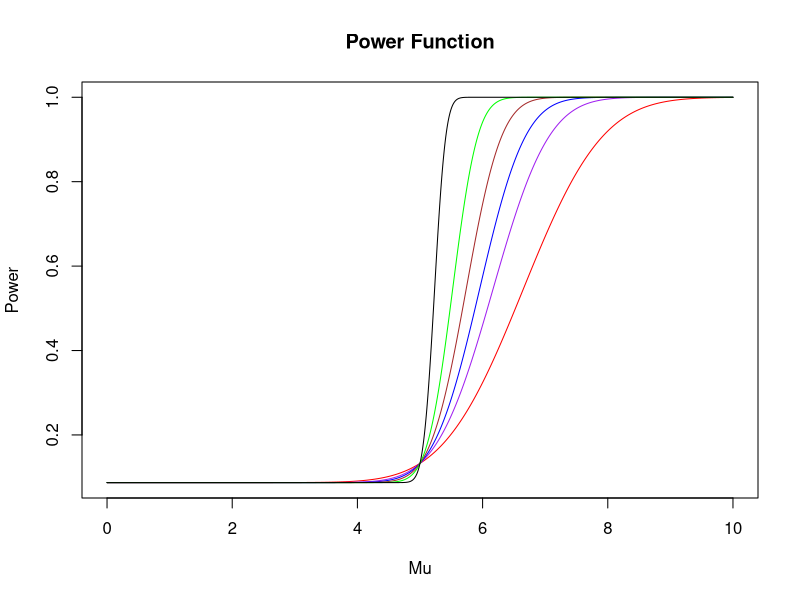
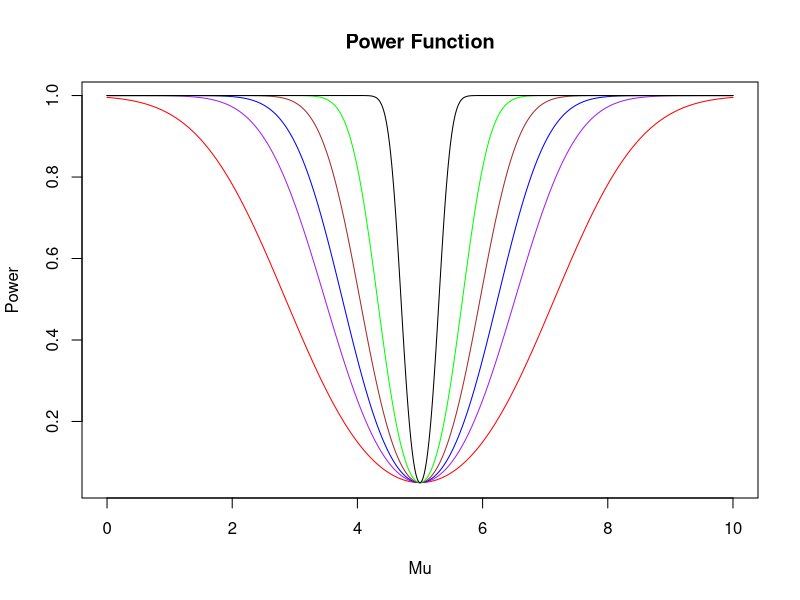
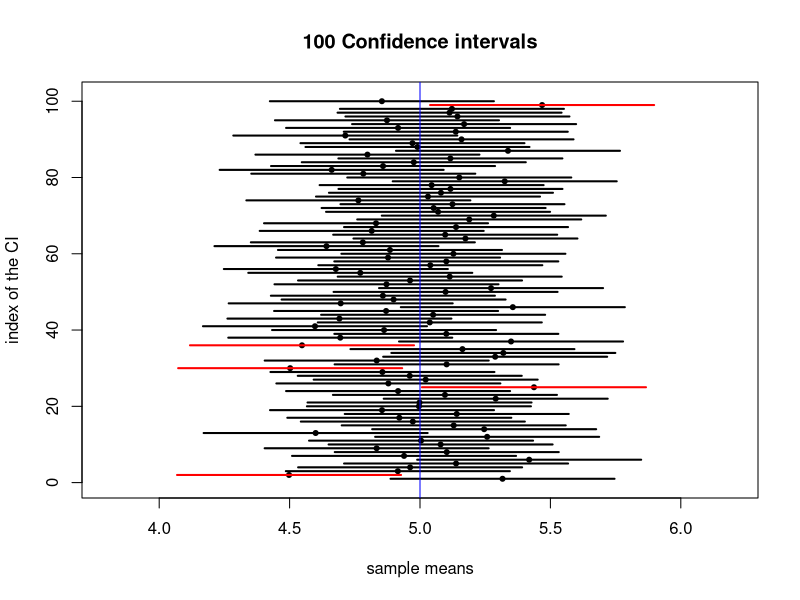
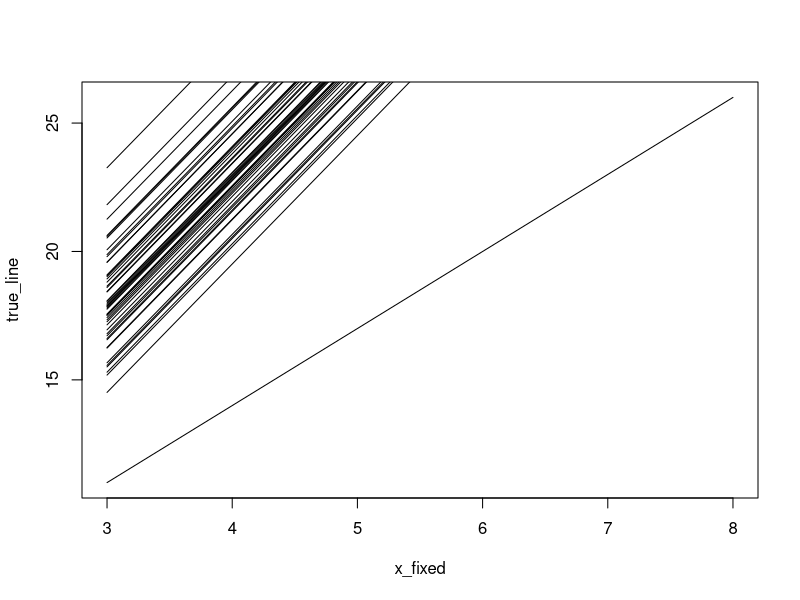

Write the R code that produced these figures, in order.
## ---- chunk 1
power_1 <- function(n, x){
  sigma = sqrt(1.2)
  mu_0 <- 5
  alpha <- 0.05
  zalpha <- qnorm(p=alpha, lower.tail=FALSE)
  return (1 - pnorm(zalpha + sqrt(n)*(mu_0 - x))*1/sigma)
}
## ---- chunk 2
x <-seq(from = 0, to = 10, length.out = 10000)
plot(x, power_1(1,x), type="l", col="red", xlab="Mu", ylab="Power", 
     main="Power Function")
lines(x, power_1(2,x), col="purple")
lines(x, power_1(3,x), col="blue")
lines(x, power_1(5,x), col="brown")
lines(x, power_1(10,x), col="green")
lines(x, power_1(50,x), col="black")
## ---- chunk 3
power_2 <- function(n, x){
  sigma = sqrt(1.2)
  mu_0 <- 5
  alpha <- 0.05
  zalpha2 <- qnorm(p=alpha/2, lower.tail=FALSE) 
  pos <- pnorm(zalpha2 + sqrt(n)*(mu_0 - x)*(1/sigma))
  neg <- pnorm(-zalpha2 + sqrt(n)*(mu_0 - x)*(1/sigma))
  return (1-pos+neg)
}
## ---- chunk 4
x <-seq(from = 0, to = 10, length.out = 10000)
plot(x, power_2(1,x), type="l", col="red", xlab="Mu", ylab="Power", 
     main="Power Function")
lines(x, power_2(2,x), col="purple")
lines(x, power_2(3,x), col="blue")
lines(x, power_2(5,x), col="brown")
lines(x, power_2(10,x), col="green")
lines(x, power_2(50,x), col="black")
## ---- chunk 5
library(dplyr)
## ---- chunk 6

## ---- chunk 7

## ---- chunk 8
ci_95_norm <- function(n){
  samp <- rnorm(n, mean = 3, sd = 1.2)
  return(conf_inf(samp))
}



# set.seed(2020)
# B <- 10000
# n <- 50
# CI_95_exp <- replicate(B,
#                            {samp <- rexp(n, rate = 2)
#                            mean_inside_CI(samp, pop_mu =______ , pop_sig = _____)
#                            })
# mean( _____ ) #calculate mean CI_95_exp to get empirical expected values
## ---- chunk 9

## ---- chunk 10

## ---- chunk 11
CI_95 <- function(samp, sig){
  z <- qnorm(0.025, lower.tail = FALSE)
  upper <- mean(samp) + z*sig/sqrt(length(samp))
  lower <- mean(samp) - z*sig/sqrt(length(samp))
  return(c(lower, upper))
}
## ---- chunk 12
plot_CI_95 <- function(seed){
  B <- 100
  n <- 30
  mu <- 5
  sig <- 1.2
  set.seed(seed)
  #extract upper bound of CI's
  x_1 <- replicate(B,
                         {samp <- rnorm(n, mean = mu, sd = sig )
                         max(CI_95(samp, sig))
                         }
                         )
  #extract lower bound of CI's
  set.seed(seed)
  x_0 <- replicate(B,
                         {samp <- rnorm(n, mean = mu, sd = sig )
                         min(CI_95(samp, sig))
                         }
                         )
  set.seed(seed)
  means <- replicate(B, mean(rnorm(n, mean = mu, sd = sig)))
 
  plot(means, 1:B, 
       pch = 20,
      xlim = c(mu - sig, mu + sig), 
      ylim = c(0,B+1),
      xlab = "sample means",
      ylab = "index of the CI",
      main = paste(B, "Confidence intervals"))
  for (i in 1:B){
  if(between(mu, x_0[i], x_1[i])){
  segments(x_0[i], i, x_1[i], i, lwd = 2) #plot CI's that contain the mean in black
    }
  else
    {
    segments(x_0[i], i, x_1[i], i, col = "red", lwd = 2) #plot CI's that don't contain the mean in red
    }
    }
abline(v=mu, col = "blue") #plot a vertical line at the population mean
}

plot_CI_95(402)
## ---- chunk 13
# seeds <- c(_________) #choose six different seed values
# par(mfrow = c(1,2))
# for (i in seeds){
#   plot_CI_95(____)
# }
## ---- chunk 14

## ---- chunk 15

## ---- chunk 16
alpha <- 3
beta <- 5
sig <- sqrt(1.6)

x_fixed <- round(seq(3, 8, length.out = 15), 2)
#x <- seq(1,20)
Y <- function(alpha, beta, sig){
  alpha + beta*x_fixed + rnorm(1,0,sig)
}

#Random Samples for Simple Linear Regression.
empirical_results <- Y(3,5,1.6)
#Assume the true regression line is y = 2+3x
true_line <- 2+3*x_fixed
## ---- chunk 17
 a_hat <- function(y,x,b_hat){
   #using formula derived in class: alpha_mle = Y_bar - B_hat * x_bar
   mean(y)-b_hat*mean(x)
 }
 b_hat <- function(y,x){
   x_bar = mean(x)
   y_bar = mean(y)
   x_diff = x-x_bar
   y_diff = y-y_bar
   sum(x_diff*y_diff)/sum(x_diff^2)
 }
 v_hat <- function(){
 
}

Y_hat <- function(samp, x){
  epsilon = rnorm(1,0,v_hat(samp))
  return(alpha_hat(samp) + beta_hat(samp)*x+epsilon)
}
## ---- chunk 18
plot(x_fixed, true_line, type = 'l')
for (i in seq(1,50)){
  lines(x_fixed,Y(3,5,1.6))
}
## ---- chunk 19
